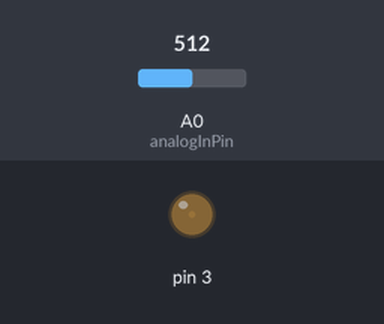
Bench run of a sketch on a simulated Arduino Uno, built with avr-gcc and run on an emulated ATmega328P. On the bench: output pins drawn as LEDs (lit = HIGH). Inputs (shaded band) come from the test bench; at power-on: A0 (analogInPin) = 512. What the sketch prints to the serial monitor is not drawn.

Above: at 1.2 s.
1.3 s: A0 (analogInPin) set to 490
At 2.5 s:
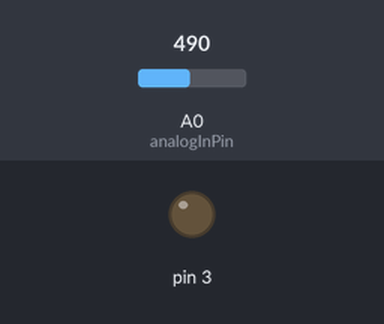
2.8 s: A0 (analogInPin) set to 514
At 3.8 s:
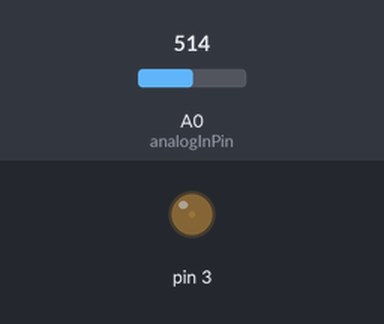
4.3 s: A0 (analogInPin) set to 716
At 5.0 s:
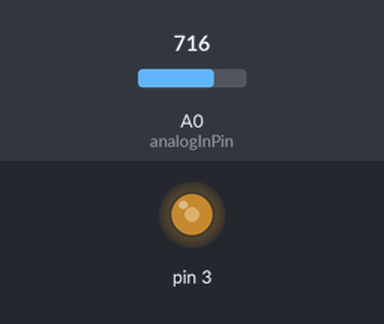
5.8 s: A0 (analogInPin) set to 900
At 6.1 s:
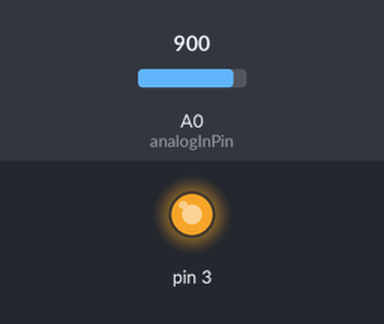
7.3 s: A0 (analogInPin) set to 306
At 8.5 s:
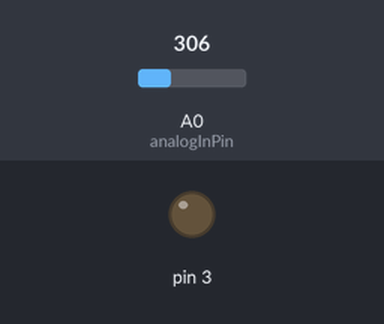
Timing chart, 0 to 9.8 s (numbered marks = the images above; inputs shaded):
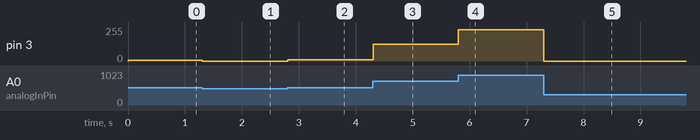

Measured:
- after the input at 1.3 s, pin 3: 7/255 → 0/255 at once
- after the input at 2.8 s, pin 3: 0/255 → 8/255 at once
- after the input at 4.3 s, pin 3: 8/255 → 126/255 at once
- after the input at 5.8 s, pin 3: 126/255 → 235/255 at once
- after the input at 7.3 s, pin 3: 235/255 → 0/255 at once

The sketch:

sketch_jun06a.ino
```cpp
const int analogInPin = A0;  // Analog input pin that the potentiometer is attached to
const int analogOutPin = 9; // Analog output pin that the LED is attached to

int sensorValue = 0;        // value read from the pot
int outputValue = 0;        // value output to the PWM (analog out)

void setup() {
  // initialize serial communications at 9600 bps:
  Serial.begin(9600);

}
void loop() {
  int sensorRead = analogRead(A0);
 // Serial.println(sensorRead);
  // read the analog in value:
  if (sensorRead<500) {sensorRead=500;}
  else if (sensorRead>934) {sensorRead=934;}
 // sensorValue = analogRead(analogInPin);
  int ledDimming = map(sensorRead,500,934,0,255);
  // map it to the range of the analog out:

  //outputValue = map(sensorValue, 0, 1023, 0, 255);

  // change the analog out value:

  analogWrite(3, ledDimming);

  // print the results to the serial monitor:


  Serial.println(ledDimming);
 // Serial.print(sensorValue);
 // Serial.print("\t output = ");
 // Serial.println(outputValue);


  // wait 2 milliseconds before the next loop
  // for the analog-to-digital converter to settle
  // after the last reading:
  delay(2);
}
```
